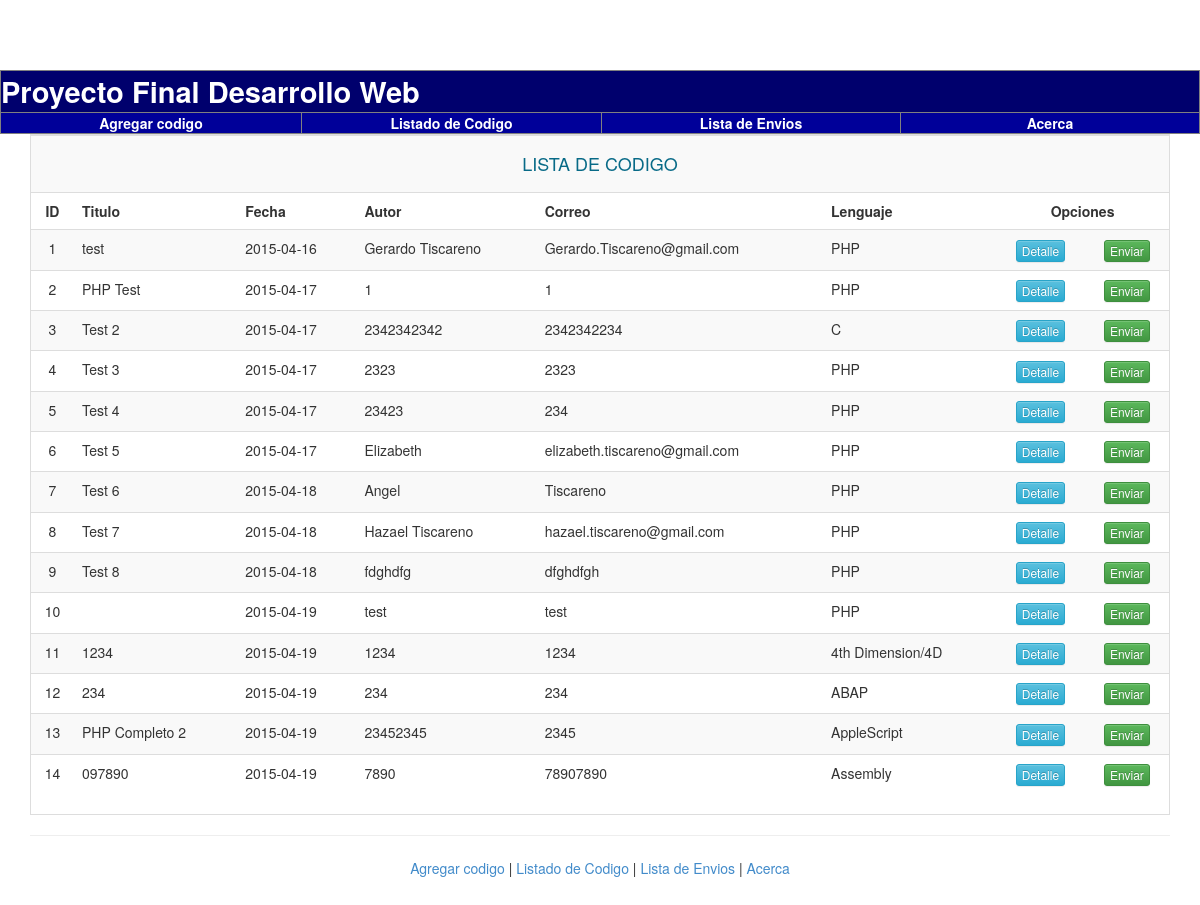
Screenshot of /Listado.php with the database file from the repository.
### tables this page shows
CREATE TABLE `Codigo` (
  `ID` int(11) NOT NULL AUTO_INCREMENT,
  `ID_Lenguaje` int(11) NOT NULL,
  `Titulo` varchar(50) NOT NULL,
  `Fecha` date NOT NULL,
  `Autor` varchar(75) NOT NULL,
  `Correo` varchar(75) NOT NULL,
  `Codigo` text NOT NULL,
  PRIMARY KEY (`ID`)
);

CREATE TABLE `Lenguaje` (
  `ID` int(11) NOT NULL AUTO_INCREMENT,
  `Nombre` varchar(75) DEFAULT NULL,
  PRIMARY KEY (`ID`)
);

### Listado.php (called while the page is built, shortened)
<?php
require('fncodigo.php');
require('header.php');
$codigo=new Codigo();
$codigo->listarc();
require('footer.php');
?>

### fncodigo.php (the view, shortened to what this page needs)
<?php
class Codigo{
    public function listarc(){
        $sql1="Select c.ID as ID,c.Titulo, c.Fecha, c.Autor, c.Correo, l.Nombre as Lenguaje, 'Enviar' enviar, c.Codigo Codigo from Codigo c, Lenguaje l where l.ID = c.id_lenguaje";
        $result=mysql_query($sql1) or die ("Error en consulta".mysql_error());
        echo "<div class=table-bordered>";
        echo"<table border='0' class=\"table table-striped\">";
        echo"<tr><td colspan=16 align=center><h4><font color='#086A87'>LISTA DE CODIGO</font></h4></td></tr>";
        echo"<tr>
        <td><b><center>ID</center></td>
        <td><b>Titulo</td>
		<td><b>Fecha</td>
        <td><b>Autor</td>
        <td><b>Correo</td>
        <td><b>Lenguaje</td>
		<td colspan='2' align=center rowspan='1'><center><b>Opciones</td>";
        while($field=mysql_fetch_array($result)){
            $this->ID =utf8_decode($field['ID']);
            $this->Titulo=utf8_decode($field['Titulo']);
			$this->Fecha=utf8_decode($field['Fecha']);
            $this->Autor=utf8_decode($field['Autor']);
            $this->Correo=utf8_decode($field['Correo']);
            $this->Lenguaje=utf8_decode($field['Lenguaje']);
            echo"<tr><td><center>$this->ID</center></td>";
            echo"<td>$this->Titulo</td>";
			echo"<td>$this->Fecha</td>";
            echo"<td>$this->Autor</td>";
            echo"<td>$this->Correo</td>";
            echo"<td>$this->Lenguaje</td>";
			echo"<td><center><a href=\"Codigo.php?id=$this->ID\"><button type='button' class='btn btn-xs btn-info'>Detalle</button></a></td>";
            echo"<td><center><a href=\"Enviar.php?id=$this->ID\"><button type='button' class='btn btn-xs btn-success'>Enviar</button></a></td></tr>";
        }
        echo"</table></div>";
    }
}
?>

### header.php (shortened to what this page needs)
<!DOCTYPE html>
<html lang="en">
  <head>
    <link href="bootstrap/css/bootstrap.min.css" rel="stylesheet">
    <link href="bootstrap/css/bootstrap-theme.min.css" rel="stylesheet">
    <link href="bootstrap/css/theme.css" rel="stylesheet">
  </head>
  <body role="document">
<?php
require('Menu.php');
?>
<div class="container theme-showcase" role="main">

### Menu.php
<html>
<head>
</head>
<body bgcolor="#E6E6FA">
<table style="text-align: left; width: 100%;" border="1" cellpadding="2" cellspacing="2">
<tbody>
<tr>
<td colspan="5" rowspan="1" style="vertical-align: top; background-color: rgb(0, 0, 109); width: 419px;">
<big style="color: white; font-weight: bold;"><big><big><big>Proyecto Final Desarrollo Web</big></big></big></big><br>
</td>
</tr>
<tr>
<td
style="vertical-align: top; background-color: rgb(0, 0, 153); font-weight: bold; color: white; text-align: center; width: 390px;"><a href="Index.php"><span style="font-weight: bold; color: white;">Agregar codigo</a><br>
</td>
<td
style="vertical-align: top; background-color: rgb(0, 0, 153); text-align: center; font-weight: bold; color: white; width: 390px;"><a
href="Listado.php"><span style="font-weight: bold; color: white;">Listado de Codigo</span></a><br>
</td>
<td
style="vertical-align: top; background-color: rgb(0, 0, 153); text-align: center; width: 390px;"><a
href="Listaenv.php"><span style="font-weight: bold; color: white;">Lista de Envios</span></a>
</td>
<td
style="vertical-align: top; background-color: rgb(0, 0, 153); text-align: center; width: 390px;"><a
href="Acerca.php"><span style="font-weight: bold; color: white;">Acerca</span></a>
</td>
</tr>
</tbody>
</table>
</body>
</html>

### footer.php (shortened to what this page needs)
<html>
<head>
</head>
<body>
<hr style="width: 100%; height: 2px;">
<div style="text-align: center;"><a href="Index.php">Agregar codigo</a>
| <a href="Listado.php">Listado de Codigo</a> | <a href="Listaenv.php">Lista de Envios</a> | <a href="Acerca.php">Acerca</a><br>
</div>
</body>
</html>

### rows the page displays
codigo: ID "1", Titulo "test", Fecha "2015-04-16", Autor "Gerardo Tiscareno", Correo "Gerardo.Tiscareno@gmail.com", ID_Lenguaje.Nombre "PHP"
codigo: ID "2", Titulo "PHP Test", Fecha "2015-04-17", Autor "1", Correo "1", ID_Lenguaje.Nombre "PHP"
codigo: ID "3", Titulo "Test 2", Fecha "2015-04-17", Autor "2342342342", Correo "2342342234", ID_Lenguaje.Nombre "C"
codigo: ID "4", Titulo "Test 3", Fecha "2015-04-17", Autor "2323", Correo "2323", ID_Lenguaje.Nombre "PHP"
codigo: ID "5", Titulo "Test 4", Fecha "2015-04-17", Autor "23423", Correo "234", ID_Lenguaje.Nombre "PHP"
codigo: ID "6", Titulo "Test 5", Fecha "2015-04-17", Autor "Elizabeth", Correo "elizabeth.tiscareno@gmail.com", ID_Lenguaje.Nombre "PHP"
codigo: ID "7", Titulo "Test 6", Fecha "2015-04-18", Autor "Angel", Correo "Tiscareno", ID_Lenguaje.Nombre "PHP"
codigo: ID "8", Titulo "Test 7", Fecha "2015-04-18", Autor "Hazael Tiscareno", Correo "hazael.tiscareno@gmail.com", ID_Lenguaje.Nombre "PHP"
codigo: ID "9", Titulo "Test 8", Fecha "2015-04-18", Autor "fdghdfg", Correo "dfghdfgh", ID_Lenguaje.Nombre "PHP"
codigo: ID "10", Fecha "2015-04-19", Autor "test", Correo "test", ID_Lenguaje.Nombre "PHP"
codigo: ID "11", Titulo "1234", Fecha "2015-04-19", Autor "1234", Correo "1234", ID_Lenguaje.Nombre "4th Dimension/4D"
codigo: ID "12", Titulo "234", Fecha "2015-04-19", Autor "234", Correo "234", ID_Lenguaje.Nombre "ABAP"
codigo: ID "13", Titulo "PHP Completo 2", Fecha "2015-04-19", Autor "23452345", Correo "2345", ID_Lenguaje.Nombre "AppleScript"
codigo: ID "14", Titulo "097890", Fecha "2015-04-19", Autor "7890", Correo "78907890", ID_Lenguaje.Nombre "Assembly"
